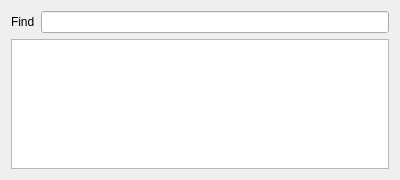
<?xml version="1.0" encoding="UTF-8"?>
<ui version="4.0">
 <class>ItemlistDialog</class>
 <widget class="QDialog" name="ItemlistDialog">
  <property name="geometry">
   <rect>
    <x>0</x>
    <y>0</y>
    <width>400</width>
    <height>180</height>
   </rect>
  </property>
  <property name="windowTitle">
   <string>Dialog</string>
  </property>
  <layout class="QVBoxLayout" name="verticalLayout">
   <item>
    <layout class="QHBoxLayout" name="horizontalLayout">
     <item>
      <widget class="QLabel" name="findLabel">
       <property name="text">
        <string>Find</string>
       </property>
      </widget>
     </item>
     <item>
      <widget class="QLineEdit" name="findBox"/>
     </item>
    </layout>
   </item>
   <item>
    <widget class="QTreeView" name="resultList"/>
   </item>
  </layout>
 </widget>
 <resources/>
 <connections/>
</ui>
